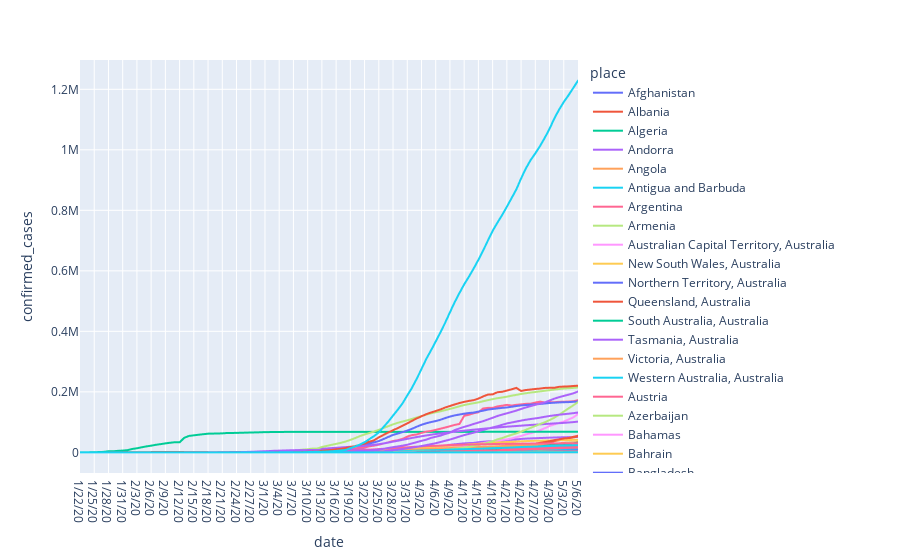

Notebook code cell kept with this figure:
### Code cell
px.line(df,x='date',y='confirmed_cases',color='place')
# px.line(df,x='date',y='confirmed_cases',color='place',facet_col='date',facet_col_wrap=4)
